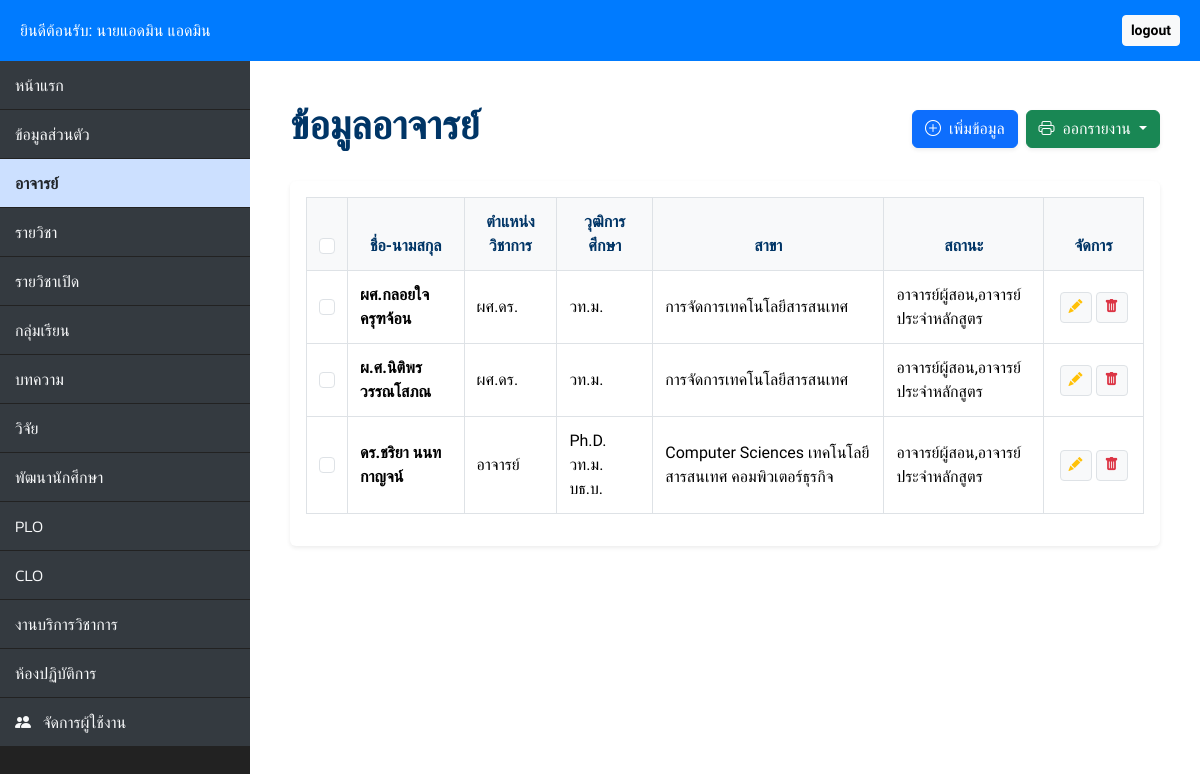
The page /teacher/teacher.php (signed in) on the database its author committed.
### tables this page shows
CREATE TABLE `teachers` (
  `teac_id` int(20) NOT NULL,
  `use_id` int(20) NOT NULL,
  `teac_position` varchar(255) DEFAULT NULL,
  `teac_status` varchar(255) DEFAULT NULL,
  `teac_qualification` varchar(255) DEFAULT NULL,
  `teac_gradute` varchar(255) DEFAULT NULL,
  `teac_branch` varchar(255) DEFAULT NULL
);

CREATE TABLE `users` (
  `use_id` int(20) NOT NULL,
  `username` varchar(50) DEFAULT NULL,
  `password` varchar(255) DEFAULT NULL,
  `use_title` varchar(20) DEFAULT NULL,
  `use_fname` varchar(50) DEFAULT NULL,
  `use_lname` varchar(50) DEFAULT NULL,
  `salt_use` varchar(256) NOT NULL,
  `use_role` varchar(10) NOT NULL
);

### teacher/teacher.php (the view, shortened to what this page needs)
<?php
require_once "../config.php";
$logged_in_user_id = $_SESSION["use_id"];
$user_role = $_SESSION["use_role"] ?? 'user';
$is_admin = ($user_role == 'admin');
$full_name = htmlspecialchars(($_SESSION["use_title"] ?? '') . ($_SESSION["use_fname"] ?? '') . " " . ($_SESSION["use_lname"] ?? ''));
$has_teacher_profile = false;
$can_add_teacher = $is_admin || !$has_teacher_profile;
$teachers = [];
$sql = "SELECT t.*, u.use_title, u.use_fname, u.use_lname
        FROM teachers t
        INNER JOIN users u ON t.use_id = u.use_id
        ORDER BY t.teac_id ASC";
if ($result = $link->query($sql)) {
    while ($row = $result->fetch_assoc()) { $teachers[] = $row; }
}
?>
<!DOCTYPE html>
<html lang="th">
<head>
    <link href="https://cdn.jsdelivr.net/npm/bootstrap@5.3.3/dist/css/bootstrap.min.css" rel="stylesheet">
    <link rel="stylesheet" href="https://cdn.jsdelivr.net/npm/bootstrap-icons@1.11.3/font/bootstrap-icons.min.css">
</head>
<body>
<div class="main-header no-print">
    <div class="d-flex justify-content-between align-items-center">
        <p class="mb-0">ยินดีต้อนรับ: <?php echo $full_name; ?></p>
        <a href="../login/logout.php" class="btn btn-sm btn-light fw-bold">logout</a>
    </div>
</div>
<div class="d-flex">
    <nav class="sidebar no-print">
        <div class="nav flex-column">
            <a class="nav-link" href="../dashboard.php">หน้าแรก</a>
            <a class="nav-link" href="../profile/profile.php">ข้อมูลส่วนตัว</a>
            <a class="nav-link active" href="teacher.php">อาจารย์</a>
            <a class="nav-link" href="../course/course.php">รายวิชา</a>
            <a class="nav-link" href="../opencourse/opencourse.php">รายวิชาเปิด</a>
            <a class="nav-link" href="../section/section.php">กลุ่มเรียน</a>
            <a class="nav-link" href="../article/article.php">บทความ</a>
            <a class="nav-link" href="../research/research.php">วิจัย</a>
            <a class="nav-link" href="../development/development.php">พัฒนานักศึกษา</a>
            <a class="nav-link" href="../plo/plo.php">PLO</a>
            <a class="nav-link" href="../clo/clo.php">CLO</a>
            <a class="nav-link" href="../services/services.php">งานบริการวิชาการ</a>
            <a class="nav-link" href="../laboratory/laboratory.php">ห้องปฏิบัติการ</a>
             <?php if ($is_admin): ?>
                    <a class="nav-link" href="../manage_users.php"><i class="bi bi-people-fill me-2"></i> จัดการผู้ใช้งาน</a>
                <?php endif; ?>
        </div>
    </nav>
    <main class="content">
        <div class="d-flex justify-content-between align-items-center mb-4 no-print">
            <h1>ข้อมูลอาจารย์</h1>
            <div class="d-flex gap-2">
                <?php if ($can_add_teacher): ?>
                    <button class="btn btn-primary shadow-sm" data-bs-toggle="modal" data-bs-target="#addTeacherModal">
                        <i class="bi bi-plus-circle me-1"></i> เพิ่มข้อมูล
                    </button>
                <?php endif; ?>
                <div class="dropdown">
                    <button class="btn btn-success dropdown-toggle shadow-sm" type="button" data-bs-toggle="dropdown">
                        <i class="bi bi-printer me-1"></i> ออกรายงาน
                    </button>
                </div>
            </div>
        </div>
        <div class="card border-0 shadow-sm p-3">
            <div class="table-responsive">
                <table class="table table-bordered table-teacher align-middle" id="teacherTable">
                    <thead>
                        <tr>
                            <th class="no-print" style="width: 40px; text-align: center;">
                                <input type="checkbox" id="selectAll" class="form-check-input">
                            </th>
                            <th>ชื่อ-นามสกุล</th>
                            <th>ตำแหน่งวิชาการ</th>
                            <th>วุฒิการศึกษา</th>
                            <th>สาขา</th>
                            <th>สถานะ</th>
                            <th class="text-center no-print" style="width: 100px;">จัดการ</th>
                        </tr>
                    </thead>
                    <tbody>
                        <?php foreach ($teachers as $t):
                            $is_owner = ($t['use_id'] == $logged_in_user_id);
                        ?>
                        <tr class="teacher-row">
                            <td class="text-center no-print">
                                <input type="checkbox" class="row-checkbox form-check-input">
                            </td>
                            <td class="fw-bold"><?php echo htmlspecialchars($t['use_title'].$t['use_fname']." ".$t['use_lname']); ?></td>
                            <td><?php echo htmlspecialchars($t['teac_position']); ?></td>
                            <td><?php echo htmlspecialchars($t['teac_qualification']); ?></td>
                            <td><?php echo htmlspecialchars($t['teac_branch']); ?></td>
                            <td><?php echo htmlspecialchars($t['teac_status']); ?></td>
                            <td class="text-center no-print">
                                <?php if ($is_admin || $is_owner): ?>
                                    <div class="d-flex justify-content-center gap-1">
                                        <button class="btn btn-light btn-sm border" onclick='openEditTeacherModal(<?php echo json_encode($t); ?>)'>
                                            <i class="bi bi-pencil-fill text-warning"></i>
                                        </button>
                                        <a href="delete_teacher.php?id=<?php echo $t['teac_id']; ?>" class="btn btn-light btn-sm border" onclick="return confirm('ลบข้อมูล?')">
                                            <i class="bi bi-trash-fill text-danger"></i>
                                        </a>
                                    </div>
                                <?php endif; ?>
                            </td>
                        </tr>
                        <?php endforeach; ?>
                    </tbody>
                </table>
            </div>
        </div>
    </main>
</div>
</body>
</html>

### teacher/teacher.php (style rules this page uses)
:root { --bg-dark: #222222; --accent-blue: #007bff; --sidebar-link-bg: #343a40; --sidebar-active: #cce0ff; }
body { font-family: 'Sarabun', sans-serif; background-color: #f4f6f9; margin: 0; }
.main-header { background-color: var(--accent-blue); color: white; padding: 15px 20px; z-index: 1000; position: relative; }
.sidebar { width: 250px; background-color: var(--bg-dark); min-height: 100vh; flex-shrink: 0; }
.sidebar .nav-link { color: #f8f9fa; padding: 12px 15px; margin-bottom: 1px; font-size: 1rem; background-color: var(--sidebar-link-bg); text-decoration: none; display: block; font-weight: 300; font-family: 'Kanit'; }
.sidebar .nav-link.active { background-color: var(--sidebar-active); color: #212529; font-weight: 600; }
.content { flex-grow: 1; padding: 40px; background-color: white; }
h1 { font-family: 'Kanit'; font-weight: 600; color: #003566; }
.table-teacher thead th { background-color: #f8f9fa; color: #003566; border: 1px solid #dee2e6; text-align: center; padding: 12px; }
.table-teacher td { border: 1px solid #dee2e6; vertical-align: middle; padding: 12px; }

### rows shown on the page
teachers: use.use_lname "ผศ.กลอยใจ ครุฑจ้อน", teac_position "ผศ.ดร.", teac_qualification "วท.ม.", teac_branch "การจัดการเทคโนโลยีสารสนเทศ", teac_status "อาจารย์ผู้สอน,อาจารย์ประจำหลักสูตร"
teachers: use.use_lname "ผ.ศ.นิติพร วรรณโสภณ", teac_position "ผศ.ดร.", teac_qualification "วท.ม.", teac_branch "การจัดการเทคโนโลยีสารสนเทศ", teac_status "อาจารย์ผู้สอน,อาจารย์ประจำหลักสูตร"
teachers: use.use_lname "ดร.ชริยา นนทกาญจน์", teac_position "อาจารย์", teac_qualification "Ph.D. วท.ม. บธ.บ.", teac_branch "Computer Sciences เทคโนโลยีสารสนเทศ คอมพิวเตอร์ธุรกิจ", teac_status "อาจารย์ผู้สอน,อาจารย์ประจำหลักสูตร"

### other values the page prints
$full_name "นายแอดมิน แอดมิน"
